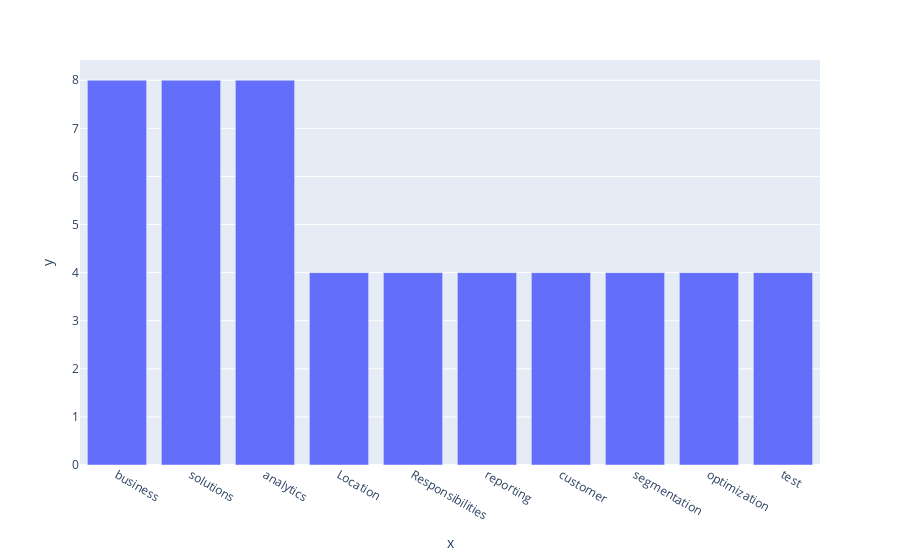
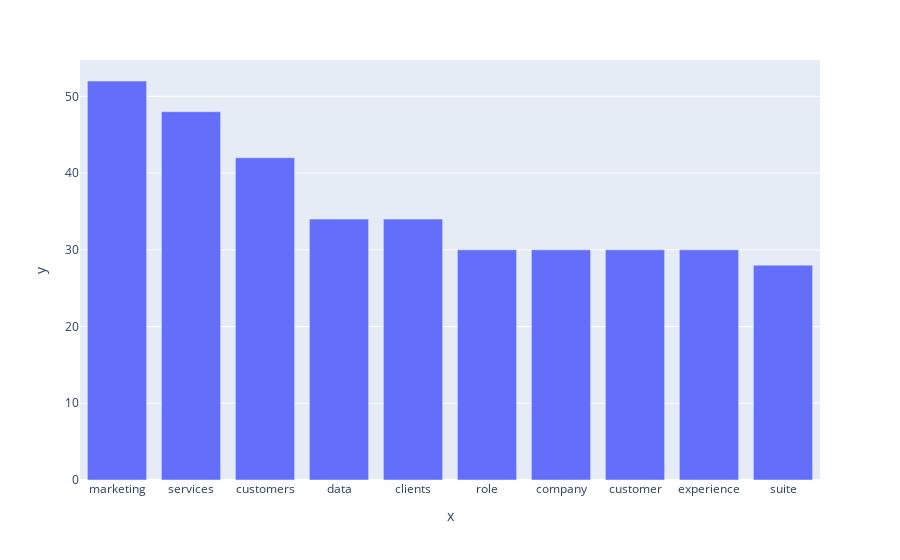
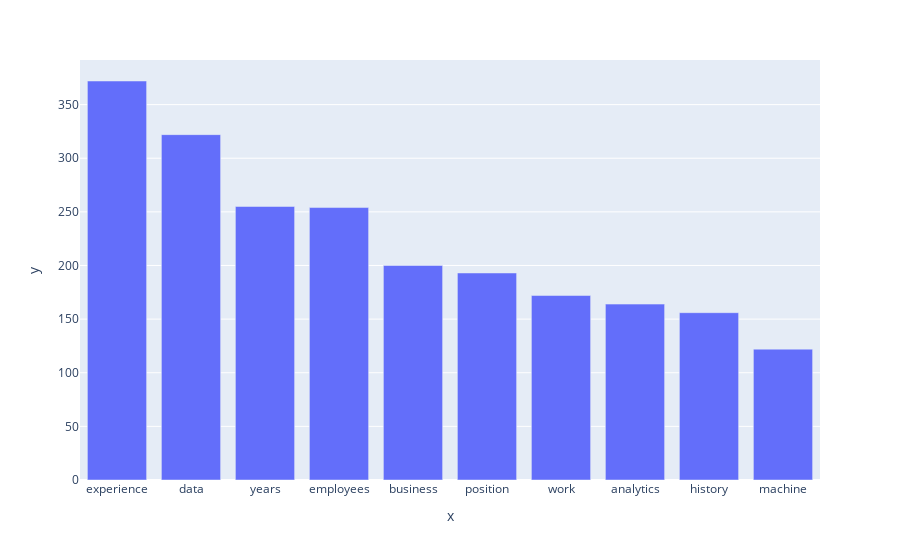
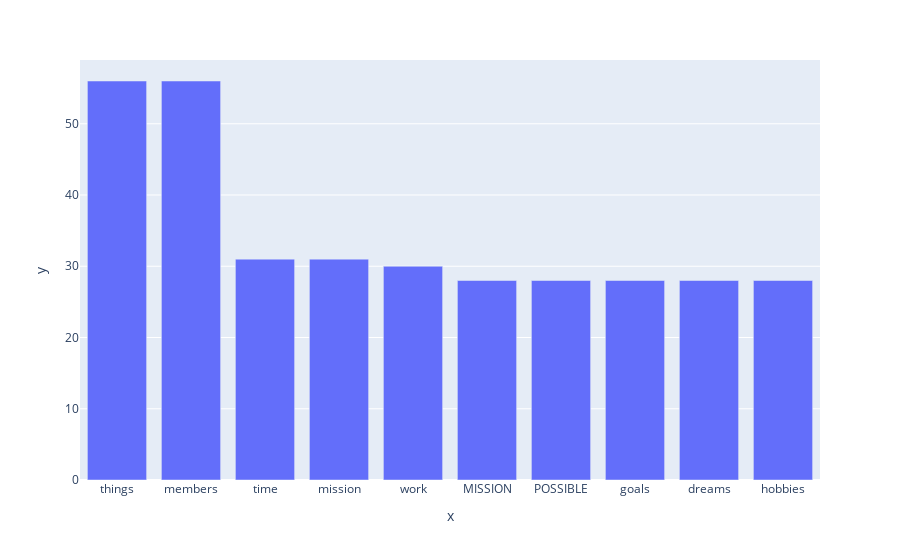

Notebook cell for these charts, in order:
### Code cell
dd =pd.DataFrame(listA,index=dfreq['Industry'])
dd = dd.T
#px.bar(dd['Accounting'], x=dd['Accounting'][:][1][1], y=dd['Accounting'][:][1][0])
for x in dd.columns:
    a, b = zip(*dd[x])
    fig = px.bar(dd,x=a, y=b)
    fig.show()
dd

### Figure 1 — Plotly figure (JSON) as saved in the notebook; plotly's stock layout.template omitted (floating-point values rounded to 4 significant figures)
{"data": [{"alignmentgroup": "True", "hovertemplate": "x=%{x}<br>y=%{y}<extra></extra>", "legendgroup": "", "marker": {"color": "#636efa"}, "name": "", "offsetgroup": "", "orientation": "v", "showlegend": false, "textposition": "auto", "type": "bar", "x": ["business", "solutions", "analytics", "Location", "Responsibilities", "reporting", "customer", "segmentation", "optimization", "test"], "xaxis": "x", "y": [8, 8, 8, 4, 4, 4, 4, 4, 4, 4], "yaxis": "y"}], "layout": {"barmode": "relative", "legend": {"tracegroupgap": 0}, "margin": {"t": 60}, "xaxis": {"anchor": "y", "domain": [0, 1], "title": {"text": "x"}}, "yaxis": {"anchor": "x", "domain": [0, 1], "title": {"text": "y"}}}}

### Figure 2 — Plotly figure (JSON) as saved in the notebook; plotly's stock layout.template omitted (floating-point values rounded to 4 significant figures)
{"data": [{"alignmentgroup": "True", "hovertemplate": "x=%{x}<br>y=%{y}<extra></extra>", "legendgroup": "", "marker": {"color": "#636efa"}, "name": "", "offsetgroup": "", "orientation": "v", "showlegend": false, "textposition": "auto", "type": "bar", "x": ["marketing", "services", "customers", "data", "clients", "role", "company", "customer", "experience", "suite"], "xaxis": "x", "y": [52, 48, 42, 34, 34, 30, 30, 30, 30, 28], "yaxis": "y"}], "layout": {"barmode": "relative", "legend": {"tracegroupgap": 0}, "margin": {"t": 60}, "xaxis": {"anchor": "y", "domain": [0, 1], "title": {"text": "x"}}, "yaxis": {"anchor": "x", "domain": [0, 1], "title": {"text": "y"}}}}

### Figure 3 — Plotly figure (JSON) as saved in the notebook; plotly's stock layout.template omitted (floating-point values rounded to 4 significant figures)
{"data": [{"alignmentgroup": "True", "hovertemplate": "x=%{x}<br>y=%{y}<extra></extra>", "legendgroup": "", "marker": {"color": "#636efa"}, "name": "", "offsetgroup": "", "orientation": "v", "showlegend": false, "textposition": "auto", "type": "bar", "x": ["experience", "data", "years", "employees", "business", "position", "work", "analytics", "history", "machine"], "xaxis": "x", "y": [372, 322, 255, 254, 200, 193, 172, 164, 156, 122], "yaxis": "y"}], "layout": {"barmode": "relative", "legend": {"tracegroupgap": 0}, "margin": {"t": 60}, "xaxis": {"anchor": "y", "domain": [0, 1], "title": {"text": "x"}}, "yaxis": {"anchor": "x", "domain": [0, 1], "title": {"text": "y"}}}}

### Figure 4 — Plotly figure (JSON) as saved in the notebook; plotly's stock layout.template omitted (floating-point values rounded to 4 significant figures)
{"data": [{"alignmentgroup": "True", "hovertemplate": "x=%{x}<br>y=%{y}<extra></extra>", "legendgroup": "", "marker": {"color": "#636efa"}, "name": "", "offsetgroup": "", "orientation": "v", "showlegend": false, "textposition": "auto", "type": "bar", "x": ["things", "members", "time", "mission", "work", "MISSION", "POSSIBLE", "goals", "dreams", "hobbies"], "xaxis": "x", "y": [56, 56, 31, 31, 30, 28, 28, 28, 28, 28], "yaxis": "y"}], "layout": {"barmode": "relative", "legend": {"tracegroupgap": 0}, "margin": {"t": 60}, "xaxis": {"anchor": "y", "domain": [0, 1], "title": {"text": "x"}}, "yaxis": {"anchor": "x", "domain": [0, 1], "title": {"text": "y"}}}}
